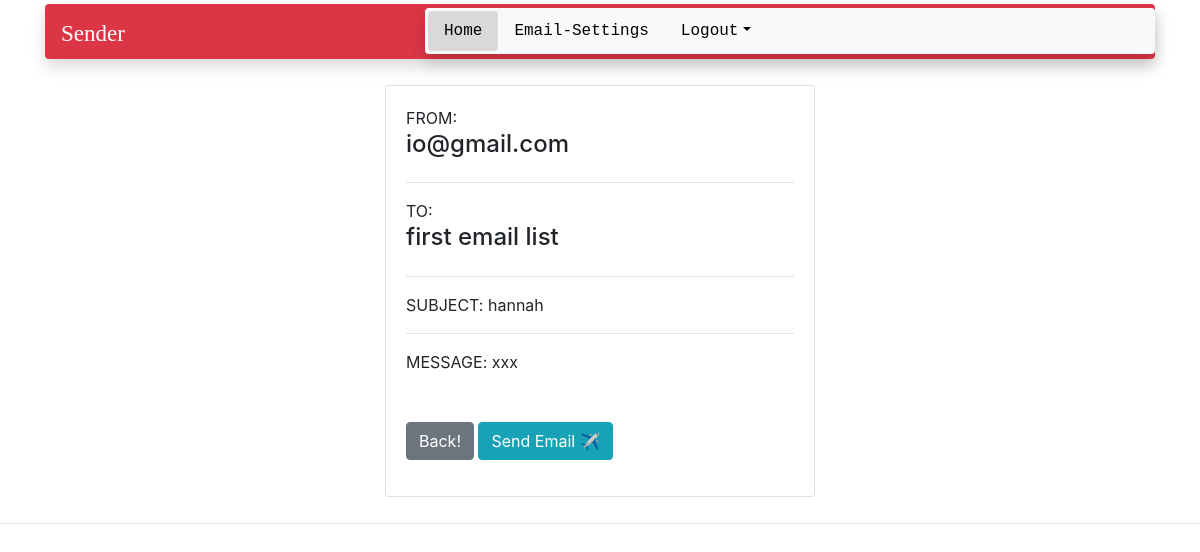
Before: /send-email/15/ (signed in) with the older database file.
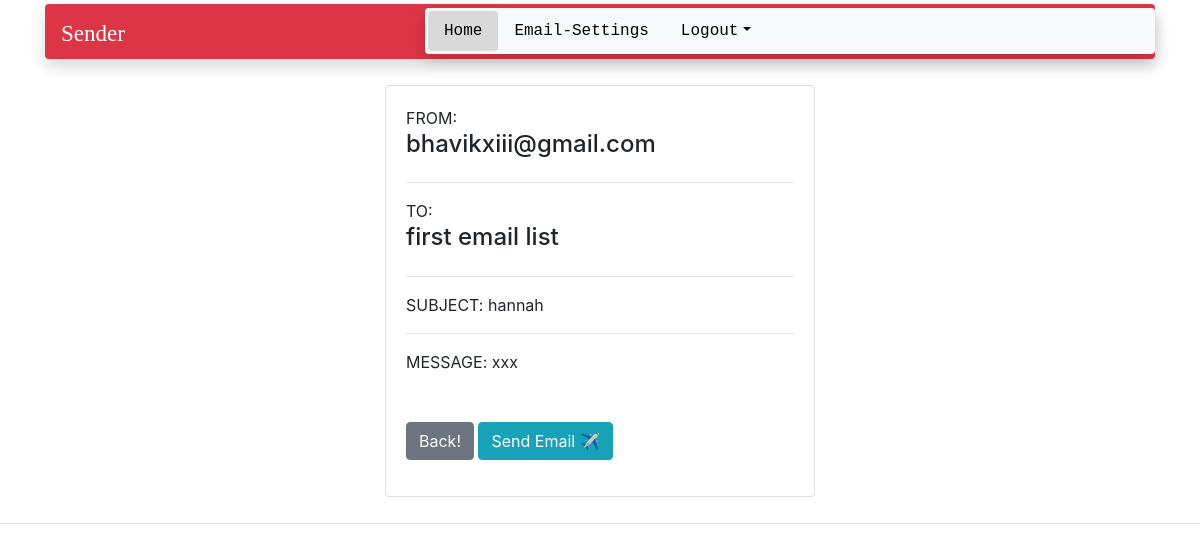
After: the same page with the newer database file.
### sendapp/models.py (models this page shows, shortened)
class EmailFromList(models.Model):
	user = models.ForeignKey(to=UserProfile, on_delete = models.CASCADE, null=True, blank=True)
	userEmail = models.EmailField(max_length = 200, blank = False, null = True)
	userPassword = models.CharField(max_length = 32, blank = False, null = True)
	isDefault = models.BooleanField(default = False)

class EmailList(models.Model):
	user = models.ForeignKey(to=UserProfile, on_delete = models.CASCADE, null=True, blank=True)
	emailListName = models.CharField(max_length = 20, blank = False, null = True)
	emailList = models.CharField(max_length = 2500, blank = False, null = True)
	selectedEmailList = models.BooleanField(default = False)
	def __str__(self):
		return self.emailListName

### sendapp/decorators.py (the view)
		def wrapper_fun(request, *args, **kwargs):
			group = None
			if request.user.groups.exists():
				group = request.user.groups.all()[0].name
			if group in allowed_roles:
				return view_func(request, *args, **kwargs)
			else:
				return HttpResponse("you ain't authoizez where you wanna reach")

### sendapp/models.py (called while the page is built)
	def __str__(self):
		return self.emailDraftSubject

### sendapp/views.py (called while the page is built, shortened)
@login_required(login_url='login')
@allowed_users(allowed_roles = ['user', 'admin'])
def sendEmailView(request, eid):
	u = UserProfile.objects.get(user = request.user)
	email_draft = EmailDraft.objects.get(id = eid)
	email_list = EmailList.objects.filter(user = u)
	email_from_list = EmailFromList.objects.filter(user = u)
	context = {
		'home' : 'active',
		'email_draft' : email_draft,
		'email_list' : email_list,
		'email_from_list' : email_from_list,
	}
	return render(request, 'send_email.html', context)

### templates/send_email.html (shortened to what this page needs)
{% extends 'main.html' %}
{% block content %}
<div class="container d-flex justify-content-center">
<div class="flex-grow-1 w">
	<div class="card card-body">
		FROM:
		{% for i in email_from_list %}
			{%if i.isDefault == True %}
				<h4>{{i.userEmail}}</h4>
			{% endif %}
		{% endfor %}
		<hr>
		TO:
		{% for e in email_list %}
			{% if e.selectedEmailList == True %}
				<h4>{{e}}</h4>
			{% endif %}
		{% endfor %}
		<hr>
		SUBJECT: {{email_draft}}
		<hr>
		MESSAGE: {{email_draft.emailDraftMessage}}
		<br>
		<br>
		<br>
		<form action="" method="POST">
			<a href="{% url 'home' %}" class="btn btn-secondary">Back!</a>
			{% if email_list %}
				<button type="submit" class="btn btn-info">Send Email ✈</button>
			{% endif %}
		</form>
	</div>
</div>
</div>
{% endblock %}

Changed rows visible on the page:
no longer on this page (row edited): EmailFromList: userEmail "io@gmail.com"
added EmailFromList: userEmail "bhavikxiii@gmail.com"
